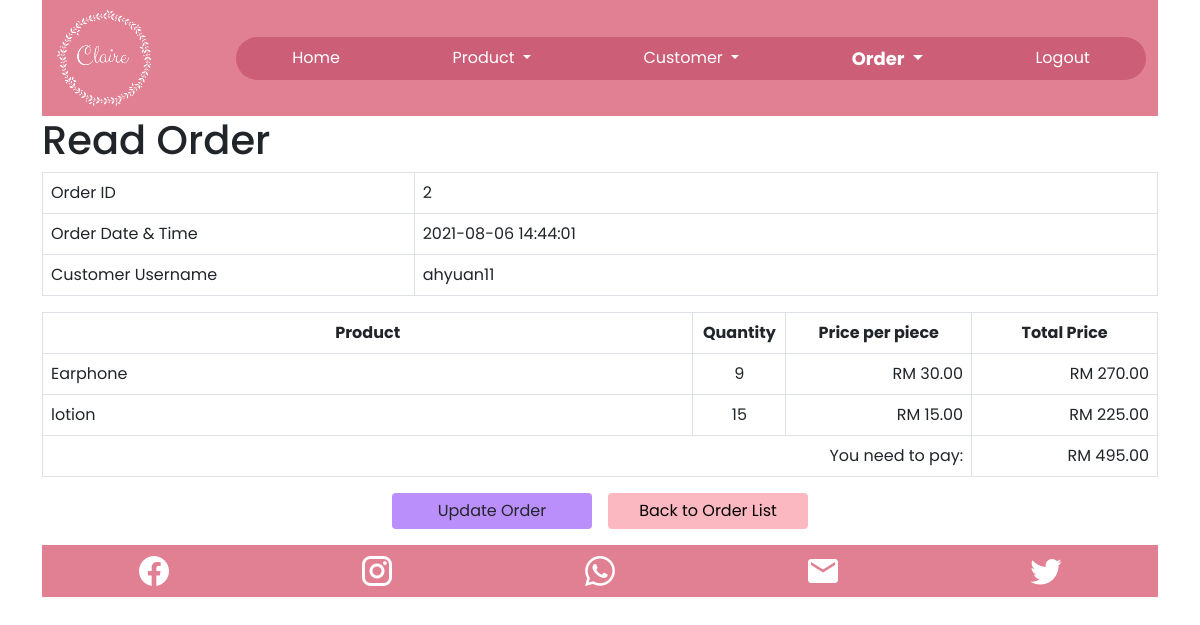
/order_detail.php?orderID=2 (signed in), run on the app's committed database.
### tables this page shows
CREATE TABLE IF NOT EXISTS `orders` (
  `orderID` int(5) NOT NULL AUTO_INCREMENT,
  `orderDateNTime` timestamp NOT NULL DEFAULT CURRENT_TIMESTAMP ON UPDATE CURRENT_TIMESTAMP,
  `cus_username` varchar(15) NOT NULL,
  `total_amount` double NOT NULL,
  PRIMARY KEY (`orderID`),
  KEY `cus_username` (`cus_username`)
);

CREATE TABLE IF NOT EXISTS `order_detail` (
  `orderID` int(5) NOT NULL,
  `productID` int(5) NOT NULL,
  `quantity` int(5) NOT NULL,
  `product_TA` double NOT NULL,
  PRIMARY KEY (`orderID`,`productID`),
  KEY `productID` (`productID`)
);

CREATE TABLE IF NOT EXISTS `products` (
  `productID` int(5) NOT NULL AUTO_INCREMENT,
  `product_pic` varchar(100) DEFAULT NULL,
  `name` varchar(30) NOT NULL,
  `name_malay` varchar(30) NOT NULL,
  `description` text NOT NULL,
  `price` double NOT NULL,
  `promotion_price` double NOT NULL,
  `manufacture_date` date NOT NULL,
  `expired_date` date NOT NULL,
  `created` datetime NOT NULL,
  `modified` timestamp NOT NULL DEFAULT CURRENT_TIMESTAMP ON UPDATE CURRENT_TIMESTAMP,
  PRIMARY KEY (`productID`)
);

### order_detail.php (the view, shortened to what this page needs)
<!DOCTYPE HTML>
<html>
<head>
    <link href="https://cdn.jsdelivr.net/npm/bootstrap@5.0.1/dist/css/bootstrap.min.css" rel="stylesheet">
    <link href="css/general.css" rel="stylesheet">
    <link href="css/detail.css" rel="stylesheet">
    <link href="css/order.css" rel="stylesheet">
</head>
<body>
    <div class="container">
        <?php
        include 'navigation.php';
        ?>
        <div class="page-header">
            <h1>Read Order</h1>
        </div>
        <?php
        $orderID = isset($_GET['orderID']) ? $_GET['orderID'] : die('ERROR: Order record not found.');
        include 'config/database.php';
        try {
            $o_query = "SELECT * FROM orders WHERE orderID = :orderID";
            $o_stmt = $con->prepare($o_query);
            $o_stmt->bindParam(":orderID", $orderID);
            $o_stmt->execute();
            $o_row = $o_stmt->fetch(PDO::FETCH_ASSOC);
            $orderID = $o_row['orderID'];
            $orderDateNTime = $o_row['orderDateNTime'];
            $cus_username = $o_row['cus_username'];
            $total_amount = sprintf('%.2f', $o_row['total_amount']);
        } catch (PDOException $exception) {
            die('ERROR: ' . $exception->getMessage());
        }
        ?>
        <table class='table table-hover table-responsive table-bordered'>
            <tr>
                <td class="col-4">Order ID</td>
                <td><?php echo htmlspecialchars($orderID, ENT_QUOTES);  ?></td>
            </tr>
            <tr>
                <td>Order Date & Time</td>
                <td><?php echo htmlspecialchars($orderDateNTime, ENT_QUOTES);  ?></td>
            </tr>
            <tr>
                <td>Customer Username</td>
                <td><?php echo htmlspecialchars($cus_username, ENT_QUOTES);  ?></td>
            </tr>
        </table>
        <table class='table table-hover table-responsive table-bordered'>
            <?php
            $od_query = "SELECT p.productID, name, quantity, price, product_TA
                        FROM order_detail od
                        INNER JOIN products p ON od.productID = p.productID
                        WHERE orderID = :orderID";
            $od_stmt = $con->prepare($od_query);
            $od_stmt->bindParam(":orderID", $orderID);
            $od_stmt->execute();
            echo "<th class='text-center'>Product</th>";
            echo "<th class='col-1 text-center'>Quantity</th>";
            echo "<th class='col-3 col-md-2 text-center'>Price per piece</th>";
            echo "<th class='col-3 col-md-2 text-center'>Total Price</th>";
            while ($od_row = $od_stmt->fetch(PDO::FETCH_ASSOC)) {
                echo "<tr>";
                echo "<td>$od_row[name]</td>";
                echo "<td class='text-center'>$od_row[quantity]</td>";
                $productPrice = sprintf('%.2f', $od_row['price']);
                echo "<td class='text-end'>RM $productPrice</td>";
                $productTotal = sprintf('%.2f', $od_row['product_TA']);
                echo "<td class='text-end'>RM $productTotal</td>";
                echo "</tr>";
            }
            echo "<tr>";
            echo "<td colspan='3' class='text-end'>You need to pay:</td>";
            echo "<td class='text-end'>RM $total_amount</td>";
            echo "</tr>";
            ?>
        </table>
        <div class="d-flex justify-content-center">
            <?php
            echo "<a href='order_update.php?orderID={$orderID}' class='actionBtn updateBtn btn mb-3 mx-2'>Update Order</a>";
            ?>
            <a href='order_list.php' class='viewBtn btn mb-3 mx-2'>Back to Order List</a>
        </div>
        <div class="footer bg-dark">
            <?php
            include 'footer.php';
            ?>
        </div>
    </div>
</body>
</html>

### css/general.css (style rules this page uses)
html, body { font-family: 'Poppins', sans-serif; }
.viewBtn { background-color: rgb(252, 184, 192); width: 200px; color: black; border: none; }

### css/detail.css (style rules this page uses)
.updateBtn { background-color: rgb(187, 143, 251); width: 200px; border: none; }

### data on the page
orders: orderID "2", orderDateNTime "2021-08-06 14:44:01", cus_username "ahyuan11", total_amount "495.00"
order_detail: productID.name "Earphone", quantity "9", productID.price "30.00", product_TA "270.00"
order_detail: productID.name "lotion", quantity "15", productID.price "15.00", product_TA "225.00"
